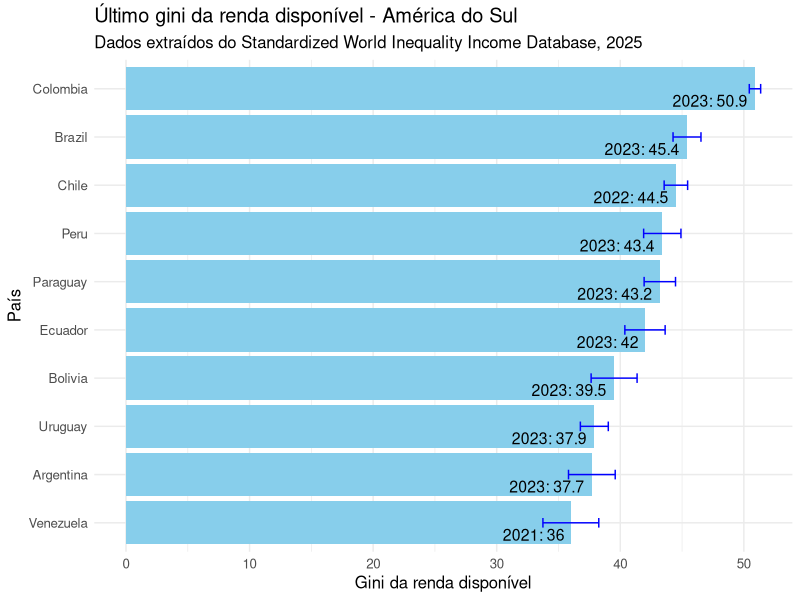
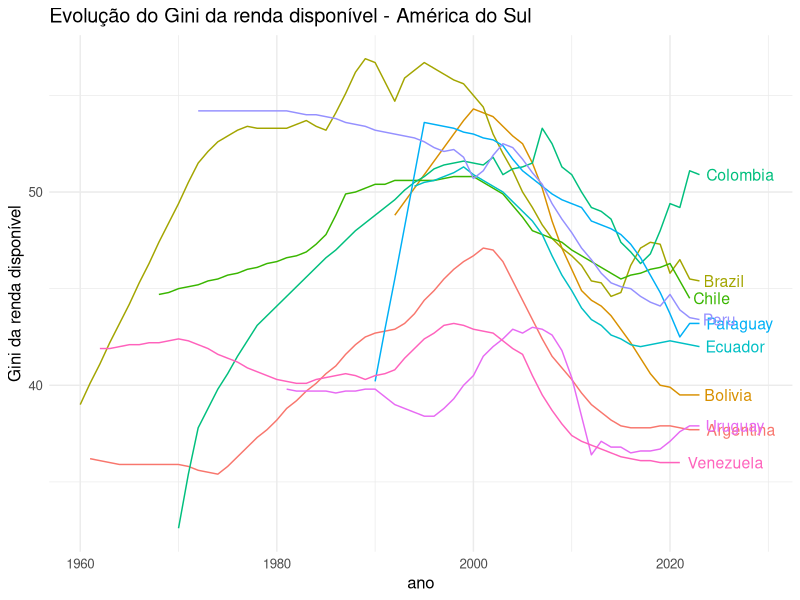

Recreate these plots in R, in order.
library(tidyverse)
library(data.table)

# Read the .dta file
gini_data <- fread("./entradas/swiid9_8/swiid9_8_summary.csv")

gini_data %>% glimpse()
# Filter and select the data for Uruguay
uruguay_gini <- gini_data %>% 
        filter(country == "Uruguay")

south_america_gini  <- gini_data %>% 
        filter(country %in% c("Argentina",
                              "Bolivia",
                              "Brazil",
                              "Chile",
                              "Colombia",
                              "Ecuador",
                              "Paraguay",
                              "Peru",
                              "Uruguay",
                              "Venezuela"))

last_south_america_gini <-  south_america_gini %>% 
    group_by(country) %>% 
    filter(year == max(year)) %>% 
    ungroup()


# Save the plot to a PNG file
png(filename = "./saidas/latest_gini_dispersion_south_america.png", width = 1200, height = 800, res = 150)
last_south_america_gini  %>% 
    ggplot(aes(x = reorder(country, gini_disp), y = gini_disp)) +
    geom_col(fill = "skyblue") +
    geom_errorbar(aes(ymin = gini_disp - gini_disp_se, ymax = gini_disp + gini_disp_se), width = 0.2, col = "blue") +
    geom_text(aes(label = paste0(year, ": ", round(gini_disp, 2))), 
              vjust = 1.5, size = 4, hjust = 1.1) +
    coord_flip() +
    labs(title = "Último gini da renda disponível - América do Sul", 
         x = "País", y = "Gini da renda disponível",
         subtitle = "Dados extraídos do Standardized World Inequality Income Database, 2025") +
    theme_minimal() +
    theme(text = element_text(size = 12))

# Turn off the device
dev.off()


# Save the line plot to a PNG file
png(filename = "./saidas/gini_evolution_south_america.png", width = 1200, height = 800, res = 150)
# Create a line plot with direct labels for country names and gini_disp labels for each ten years
ggplot(south_america_gini, aes(x = year, y = gini_disp, col = country)) +
    geom_line() +
    geom_text(data = south_america_gini %>% group_by(country) %>% filter(year == max(year)), 
              aes(label = country), 
              hjust = -0.1, 
              vjust = 0.5, 
              size = 4) +
    #geom_text(data = south_america_gini %>% filter(year %% 10 == 0 | year == min(year) | year == max(year)), 
    #          aes(label = round(gini_disp, 2)), 
    #          vjust = -0.5, 
    #          size = 3) +
    labs(title = "Evolução do Gini da renda disponível - América do Sul", x = "ano", y = "Gini da renda disponível") +
    theme_minimal() +
    theme(text = element_text(size = 12), legend.position = "none") +
    scale_x_continuous(expand = expansion(mult = c(0.05, 0.15)))  # Increase the limits of the x-axis to ensure labels are readable

# Turn off the device
dev.off()
# Display the first few rows of the data
head(data)

# será utilizado então o Gini da renda disponível do uruguai, que é igual a 37.9